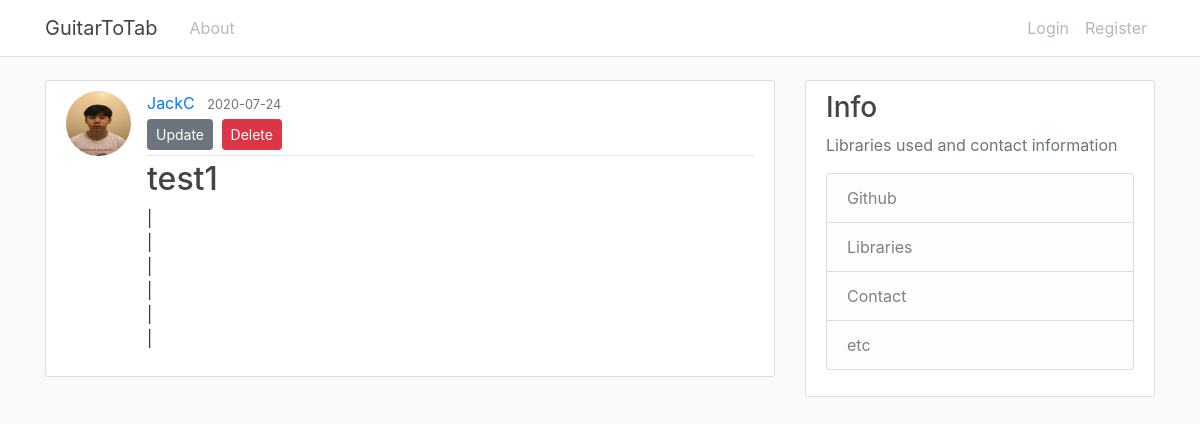
The page /tab/8 on the database its author committed.
### guitartotab/models.py (models this page shows, shortened)
class User(db.Model, UserMixin):
    id = db.Column(db.Integer, primary_key=True)
    username = db.Column(db.String(20), unique=True, nullable=False)
    email = db.Column(db.String(120), unique=True, nullable=False)
    image_file = db.Column(db.String(20), nullable=False, default='default.jpg')
    password = db.Column(db.String(60), nullable=False)
    tabs = db.relationship('Tab', backref='author', lazy=True)

class Tab(db.Model):
    id = db.Column(db.Integer, primary_key=True)
    title = db.Column(db.String(100), nullable=False)
    date_posted = db.Column(db.DateTime, nullable=False, default=datetime.utcnow)
    content = db.Column(db.Text, nullable=False)
    user_id = db.Column(db.Integer, db.ForeignKey('user.id'), nullable=False)

### guitartotab/tabs/routes.py (the view)
@tabs.route('/tab/<int:tab_id>')
def tab(tab_id):
    tab = Tab.query.get_or_404(tab_id)
    return render_template('tab.html', title=tab.title, tab=tab)

### guitartotab/templates/tab.html (shortened to what this page needs)
{% extends "base.html" %}
{% block content %}
    <article class="media content-section">
      <img class="rounded-circle article-img" src="{{ url_for('static', filename='profile_pics/' + tab.author.image_file) }}">          <div class="media-body">
        <div class="article-metadata">
          <a class="mr-2" href="#">{{ tab.author.username }}</a>
          <small class="text-muted">{{ tab.date_posted.strftime('%Y-%m-%d') }}</small>
          <div>
            <a class="btn btn-secondary btn-sm mt-1 mb-1" href="{{ url_for('tabs.update_tab', tab_id=tab.id) }}">Update</a>
            <button type="button" class="btn btn-danger btn-sm m-1" data-toggle="modal" data-target="#deleteModal">Delete</button>
          </div>
        </div>
        <h2 class="article.title">{{ tab.title }}</h2>
        <p class="article-content">{{ tab.content }}</p>
      </div>
    </article>
{% endblock content %}

### guitartotab/static/main.css (style rules this page uses)
body { background: #fafafa; color: #333333; margin-top: 5rem; font-family: -apple-system, BlinkMacSystemFont, 'Segoe UI', Roboto, Oxygen, Ubuntu, Cantarell, 'Open Sans', 'Helvetica Neue', sans-serif; }
h1, h2, h3, h4, h5, h6 { color: #444444; }
.content-section { background: #ffffff; padding: 10px 20px; border: 1px solid #dddddd; border-radius: 3px; margin-bottom: 20px; }
.article-content { white-space: pre-line; }
.article-img { height: 65px; width: 65px; margin-right: 16px; }
.article-metadata { padding-bottom: 1px; margin-bottom: 4px; border-bottom: 1px solid #e3e3e3 }

### rows shown on the page
User: image_file (picture), author.username "JackC"
Tab: date_posted "2020-07-24", title "test1", content "| | | | | |"
